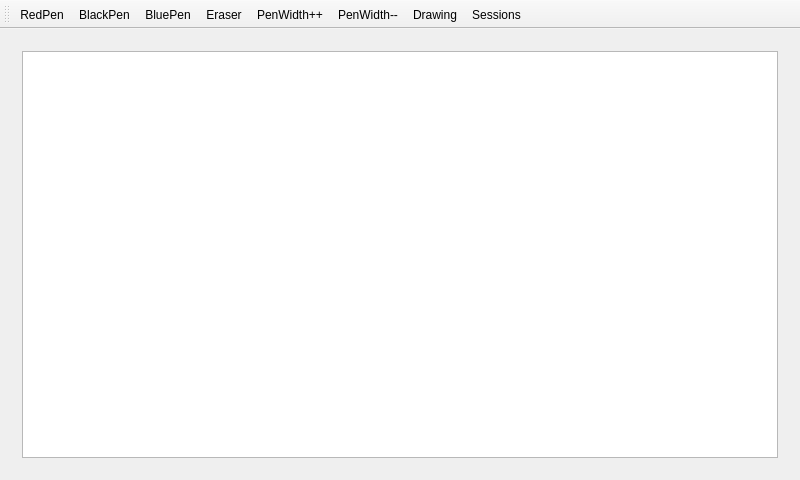
<?xml version="1.0" encoding="UTF-8"?>
<ui version="4.0">
 <class>MainWindow</class>
 <widget class="QMainWindow" name="MainWindow">
  <property name="geometry">
   <rect>
    <x>0</x>
    <y>0</y>
    <width>800</width>
    <height>480</height>
   </rect>
  </property>
  <property name="windowTitle">
   <string>Collaborative Drawing Client-Server</string>
  </property>
  <widget class="QWidget" name="centralWidget">
   <layout class="QVBoxLayout" name="verticalLayout">
    <item>
     <widget class="QStackedWidget" name="stackedWidget">
      <widget class="QWidget" name="page">
       <layout class="QVBoxLayout" name="verticalLayout_2">
        <item>
         <widget class="CollaborativeDrawingWidget" name="graphicsView">
          <property name="mouseTracking">
           <bool>false</bool>
          </property>
         </widget>
        </item>
       </layout>
      </widget>
      <widget class="QWidget" name="page_2">
       <layout class="QHBoxLayout" name="horizontalLayout">
        <item>
         <widget class="QGroupBox" name="groupBox">
          <property name="title">
           <string>Connection</string>
          </property>
          <layout class="QFormLayout" name="formLayout">
           <property name="fieldGrowthPolicy">
            <enum>QFormLayout::AllNonFixedFieldsGrow</enum>
           </property>
           <item row="1" column="0">
            <widget class="QLabel" name="label">
             <property name="text">
              <string>&lt;!DOCTYPE HTML PUBLIC &quot;-//W3C//DTD HTML 4.0//EN&quot; &quot;http://www.w3.org/TR/REC-html40/strict.dtd&quot;&gt;
&lt;html&gt;&lt;head&gt;&lt;meta name=&quot;qrichtext&quot; content=&quot;1&quot; /&gt;&lt;style type=&quot;text/css&quot;&gt;
p, li { white-space: pre-wrap; }
&lt;/style&gt;&lt;/head&gt;&lt;body style=&quot; font-family:'Sans'; font-size:10pt; font-weight:400; font-style:normal;&quot;&gt;
&lt;table style=&quot;-qt-table-type: root; margin-top:4px; margin-bottom:4px; margin-left:4px; margin-right:4px;&quot;&gt;
&lt;tr&gt;
&lt;td style=&quot;border: none;&quot;&gt;
&lt;p style=&quot; margin-top:0px; margin-bottom:0px; margin-left:0px; margin-right:0px; -qt-block-indent:0; text-indent:0px;&quot;&gt;&lt;span style=&quot; font-weight:600;&quot;&gt;Username:&lt;/span&gt;&lt;/p&gt;&lt;/td&gt;&lt;/tr&gt;&lt;/table&gt;&lt;/body&gt;&lt;/html&gt;</string>
             </property>
            </widget>
           </item>
           <item row="1" column="1">
            <widget class="QLineEdit" name="userName">
             <property name="text">
              <string>Server</string>
             </property>
             <property name="maxLength">
              <number>8</number>
             </property>
            </widget>
           </item>
           <item row="2" column="1">
            <widget class="QPushButton" name="startServerButton">
             <property name="text">
              <string>Start server</string>
             </property>
            </widget>
           </item>
           <item row="3" column="1">
            <widget class="QLabel" name="statusLabel">
             <property name="text">
              <string>not running</string>
             </property>
             <property name="alignment">
              <set>Qt::AlignCenter</set>
             </property>
            </widget>
           </item>
           <item row="3" column="0">
            <widget class="QLabel" name="label_2">
             <property name="text">
              <string>&lt;!DOCTYPE HTML PUBLIC &quot;-//W3C//DTD HTML 4.0//EN&quot; &quot;http://www.w3.org/TR/REC-html40/strict.dtd&quot;&gt;
&lt;html&gt;&lt;head&gt;&lt;meta name=&quot;qrichtext&quot; content=&quot;1&quot; /&gt;&lt;style type=&quot;text/css&quot;&gt;
p, li { white-space: pre-wrap; }
&lt;/style&gt;&lt;/head&gt;&lt;body style=&quot; font-family:'Sans'; font-size:10pt; font-weight:400; font-style:normal;&quot;&gt;
&lt;table style=&quot;-qt-table-type: root; margin-top:4px; margin-bottom:4px; margin-left:4px; margin-right:4px;&quot;&gt;
&lt;tr&gt;
&lt;td style=&quot;border: none;&quot;&gt;
&lt;p style=&quot; margin-top:0px; margin-bottom:0px; margin-left:0px; margin-right:0px; -qt-block-indent:0; text-indent:0px;&quot;&gt;&lt;span style=&quot; font-weight:600;&quot;&gt;Status:&lt;/span&gt;&lt;/p&gt;&lt;/td&gt;&lt;/tr&gt;&lt;/table&gt;&lt;/body&gt;&lt;/html&gt;</string>
             </property>
            </widget>
           </item>
          </layout>
         </widget>
        </item>
        <item>
         <widget class="QGroupBox" name="sessionBox">
          <property name="enabled">
           <bool>false</bool>
          </property>
          <property name="title">
           <string>Sessions</string>
          </property>
          <layout class="QVBoxLayout" name="verticalLayout_3">
           <item>
            <widget class="QListWidget" name="sessionList"/>
           </item>
           <item>
            <widget class="QWidget" name="widget" native="true">
             <layout class="QFormLayout" name="formLayout_2">
              <item row="0" column="0">
               <widget class="QLabel" name="label_3">
                <property name="text">
                 <string>Enter Password:</string>
                </property>
               </widget>
              </item>
              <item row="0" column="1">
               <widget class="QLineEdit" name="sessionPassword"/>
              </item>
              <item row="1" column="1">
               <widget class="QPushButton" name="pushButton">
                <property name="text">
                 <string>Join selected session</string>
                </property>
               </widget>
              </item>
              <item row="1" column="0">
               <widget class="QPushButton" name="refreshList">
                <property name="text">
                 <string>Refresh list</string>
                </property>
               </widget>
              </item>
             </layout>
            </widget>
           </item>
          </layout>
         </widget>
        </item>
       </layout>
      </widget>
     </widget>
    </item>
   </layout>
  </widget>
  <widget class="QToolBar" name="mainToolBar">
   <attribute name="toolBarArea">
    <enum>TopToolBarArea</enum>
   </attribute>
   <attribute name="toolBarBreak">
    <bool>false</bool>
   </attribute>
   <addaction name="actionRedPen"/>
   <addaction name="actionBlackPen"/>
   <addaction name="actionBluePen"/>
   <addaction name="actionEraser"/>
   <addaction name="actionPenWidthInc"/>
   <addaction name="actionPenWidthDec"/>
   <addaction name="actionDrawing"/>
   <addaction name="actionSessions"/>
  </widget>
  <action name="actionSave">
   <property name="text">
    <string>Save</string>
   </property>
   <property name="toolTip">
    <string>Save</string>
   </property>
   <property name="shortcut">
    <string>Ctrl+S</string>
   </property>
  </action>
  <action name="actionLoad">
   <property name="text">
    <string>Load</string>
   </property>
   <property name="toolTip">
    <string>Load</string>
   </property>
   <property name="shortcut">
    <string>Ctrl+O</string>
   </property>
  </action>
  <action name="actionUndo">
   <property name="text">
    <string>Undo</string>
   </property>
   <property name="shortcut">
    <string>Ctrl+Z</string>
   </property>
  </action>
  <action name="actionRedo">
   <property name="text">
    <string>Redo</string>
   </property>
   <property name="shortcut">
    <string>Ctrl+Shift+Z</string>
   </property>
  </action>
  <action name="actionRedPen">
   <property name="text">
    <string>RedPen</string>
   </property>
  </action>
  <action name="actionBlackPen">
   <property name="text">
    <string>BlackPen</string>
   </property>
  </action>
  <action name="actionBluePen">
   <property name="text">
    <string>BluePen</string>
   </property>
  </action>
  <action name="actionPenWidthInc">
   <property name="text">
    <string>PenWidth++</string>
   </property>
  </action>
  <action name="actionPenWidthDec">
   <property name="text">
    <string>PenWidth--</string>
   </property>
  </action>
  <action name="actionFreehand">
   <property name="text">
    <string>Freehand</string>
   </property>
  </action>
  <action name="actionRectangle">
   <property name="text">
    <string>Rectangle</string>
   </property>
  </action>
  <action name="actionStraightLine">
   <property name="text">
    <string>Straight Line</string>
   </property>
  </action>
  <action name="actionEllipse">
   <property name="text">
    <string>Ellipse</string>
   </property>
  </action>
  <action name="actionEraser">
   <property name="text">
    <string>Eraser</string>
   </property>
  </action>
  <action name="actionSessions">
   <property name="text">
    <string>Sessions</string>
   </property>
  </action>
  <action name="actionDrawing">
   <property name="text">
    <string>Drawing</string>
   </property>
  </action>
 </widget>
 <layoutdefault spacing="6" margin="11"/>
 <customwidgets>
  <customwidget>
   <class>CollaborativeDrawingWidget</class>
   <extends>QGraphicsView</extends>
   <header>collaborativedrawingwidget.h</header>
  </customwidget>
 </customwidgets>
 <resources/>
 <connections/>
</ui>
